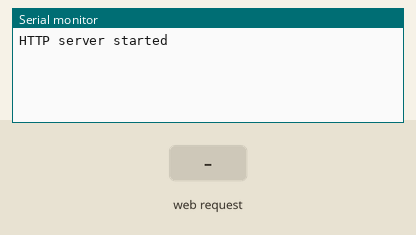
Bench run of a sketch on a simulated ESP8266 (NodeMCU). Parts: the last lines printed to the serial monitor. Inputs (shaded band) come from the test bench. Storage starts empty.

Above: at 1.2 s.
1.3 s: HTTP request GET / received
At 2.2 s:
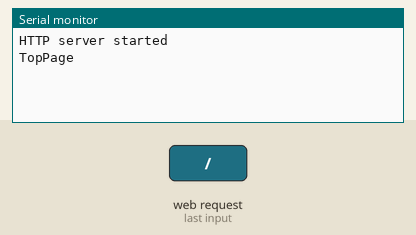
2.8 s: HTTP request GET /all.html received
At 3.4 s:
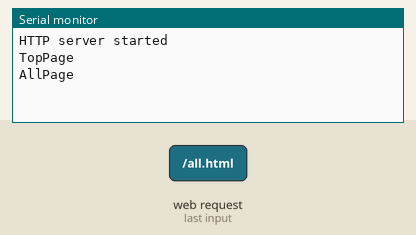

Measured:
- after the input at 1.3 s, the serial monitor: prints a new line at once (image 1)
- after the input at 2.8 s, the serial monitor: prints a new line at once (image 2)

The sketch:

IRWiFi_RHBD2280S.ino
```cpp
// (licence header left out)
#include <ESP8266WiFi.h>
#include <ESP8266WebServer.h>
#include <ESP8266mDNS.h>
#include <FS.h>

#include <IRremoteESP8266.h>
#include <IRrecv.h>
#include <IRutils.h>
#if DECODE_AC
#include <ir_Daikin.h>
#include <ir_Fujitsu.h>
#include <ir_Kelvinator.h>
#include <ir_Midea.h>
#include <ir_Toshiba.h>
#endif  // DECODE_AC

//*******************************************************************************
//* 定数、変数
//*******************************************************************************
//サーバー
ESP8266WebServer server(80);  //webサーバー
IPAddress HOST_IP = IPAddress(192, 168, 0, 10);
IPAddress SUB_MASK = IPAddress(255, 255, 255, 0);
MDNSResponder mdns;
//ポート
#define RECV_PIN 14
#define SEND_PIN 4
//シリアル
#define BAUD_RATE 115200
//赤外線通信
#define CAPTURE_BUFFER_SIZE 1024
#define TIMEOUT 15U  // Suits most messages, while not swallowing many repeats.
#define MIN_UNKNOWN_SIZE 20
IRrecv irrecv(RECV_PIN, CAPTURE_BUFFER_SIZE, TIMEOUT, true);
IRsend irsend(SEND_PIN);
decode_results results;
String ircode = "********";
//*******************************************************************************
//* プロトタイプ宣言
//*******************************************************************************

//*******************************************************************************
//* HomePage
//*******************************************************************************
// -----------------------------------
// Top Page
//------------------------------------
void handleRoot() {
  Serial.println("TopPage");
  if (server.hasArg("code")) {
    uint32_t code = strtoul(server.arg("code").c_str(), NULL, 0);
    irsend.sendNEC(code, 32);
  }

  File fd = SPIFFS.open("/index.html", "r");
  String html = fd.readString();
  fd.close();
  html.replace("********", ircode);
  ircode = "********";
  server.send(200, "text/html", html);
}
void handleAll() {
  Serial.println("AllPage");
  if (server.hasArg("code")) {
    uint32_t code = strtoul(server.arg("code").c_str(), NULL, 0);
    irsend.sendNEC(code, 32);
  }

  File fd = SPIFFS.open("/all.html", "r");
  String html = fd.readString();
  fd.close();
  server.send(200, "text/html", html);
}

// -----------------------------------
// Not Found
//------------------------------------
void handleNotFound() {
  Serial.println("NotFound");
  String message = "File Not Found\n\n";
  message += "URI: ";
  message += server.uri();
  message += "\nMethod: ";
  message += (server.method() == HTTP_GET) ? "GET" : "POST";
  message += "\nArguments: ";
  message += server.args();
  message += "\n";
  for (uint8_t i = 0; i < server.args(); i++) {
    message += " " + server.argName(i) + ": " + server.arg(i) + "\n";
  }
  server.send(404, "text/plain", message);
}
// -----------------------------------
// Send Ir
//------------------------------------
//void handleIr() {
//  for (uint8_t i = 0; i < server.args(); i++) {
//    if (server.argName(i) == "code") {
//      uint32_t code = strtoul(server.arg(i).c_str(), NULL, 10);
//      irsend.sendNEC(code, 32);
//    }
//  }
//  handleRoot();
//}
// *****************************************************************************************
// * 関数
// *****************************************************************************************
String Uint64ToString(uint64_t number) {
  unsigned long long1 = (unsigned long)((number & 0xFFFF0000) >> 16 );
  unsigned long long2 = (unsigned long)((number & 0x0000FFFF));
  return (String(long1, HEX) + String(long2, HEX)); // six octets
}
// *****************************************************************************************
// * 初期化
// *****************************************************************************************
//------------------------------
// IO初期化
//------------------------------
void setup_io(void) {
}
// ------------------------------------
void setup_com(void) {      //通信初期化
  String ssid = "ESP_" + String(ESP.getChipId(), HEX);
  // シリアル通信
  Serial.begin(115200);

  // WiFi
  WiFi.mode(WIFI_AP);
  WiFi.softAPConfig(HOST_IP, HOST_IP, SUB_MASK);
  WiFi.softAP(ssid.c_str());

  // mDNS
  mdns.begin("espir", WiFi.localIP());
}
// ------------------------------------
void setup_ir(void) {
  irsend.begin();
  irrecv.enableIRIn();
}
// ------------------------------------
void setup_ram(void) {
}
// ------------------------------------
void setup_spiffs(void) {
  SPIFFS.begin();
}
// ------------------------------------
void setup_http(void) {
  server.on("/", handleRoot);
  server.on("/index.html", handleRoot);
  server.on("/all.html", handleAll);
  server.onNotFound(handleNotFound);
  server.begin();
  Serial.println("HTTP server started");
}
// ------------------------------------
void setup(void) {

  setup_io();
  setup_ram();
  setup_com();
  setup_ir();
  setup_spiffs();
  setup_http();
}
// *****************************************************************************************
// * Loop処理
// *****************************************************************************************
void loop_ir(void) {
  // Check if the IR code has been received.
  if (irrecv.decode(&results)) {
    if (results.decode_type == UNKNOWN) return;
    // Display a crude timestamp.
    uint32_t now = millis();
    Serial.printf("Timestamp : %06u.%03u\n", now / 1000, now % 1000);
    if (results.overflow)
      Serial.printf("WARNING: IR code is too big for buffer (>= %d). "
                    "This result shouldn't be trusted until this is resolved. "
                    "Edit & increase CAPTURE_BUFFER_SIZE.\n",
                    CAPTURE_BUFFER_SIZE);
    // Display the basic output of what we found.
    Serial.print(resultToHumanReadableBasic(&results));
    yield();  // Feed the WDT as the text output can take a while to print.


    // Output RAW timing info of the result.
    Serial.println(resultToTimingInfo(&results));
    yield();  // Feed the WDT (again)

    // Output the results as source code
    Serial.println(resultToSourceCode(&results));
    Serial.println("");  // Blank line between entries
    yield();  // Feed the WDT (again)

    //    Serial.print("Results:");
    //    Serial.println(results.value);
    if (results.value == -1) return;


    switch (results.decode_type) {
      case NEC:  ircode = "(NEC)"; break;
      case SONY: ircode = "(SONY)"; break;
      case RC5:  ircode = "(RC5)"; break;
      case RC6:  ircode = "(RC6)"; break;
      default:   ircode = "(???)"; break;
    }
    ircode += Uint64ToString(results.value);
  }
}

void loop(void) {
  server.handleClient();
  loop_ir();
}
```
